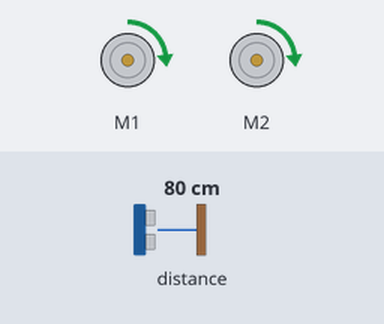
Bench run of a program on a simulated BBC micro:bit (MakeCode). Shown: 2 × DC motor (green arrow = forward, orange = backward, longer = faster). Inputs (shaded band) come from the test bench; at power-on: distance to the obstacle 80 cm.

Above: at 1.2 s.
1.3 s: distance to the obstacle set to 16 cm
At 1.7 s:
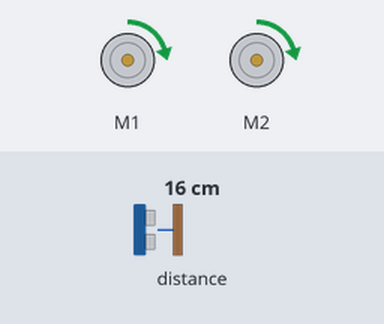
2.8 s: distance to the obstacle set to 12 cm
At 3.7 s:
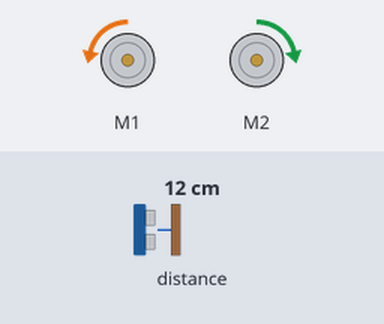
4.3 s: distance to the obstacle set to 2 cm
At 5.5 s:
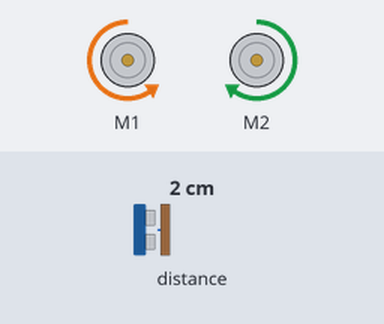
5.8 s: distance to the obstacle set to 4 cm
At 6.7 s:
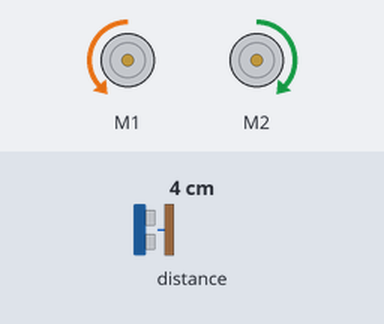
7.3 s: distance to the obstacle set to 35 cm
At 8.6 s:
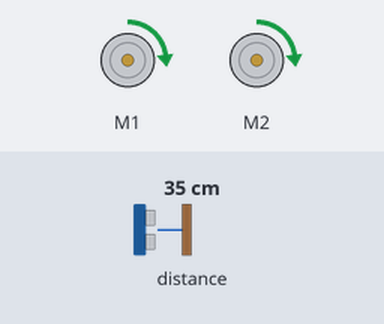
Timing chart, 0 to 9.8 s (numbered marks = the images above; inputs shaded):
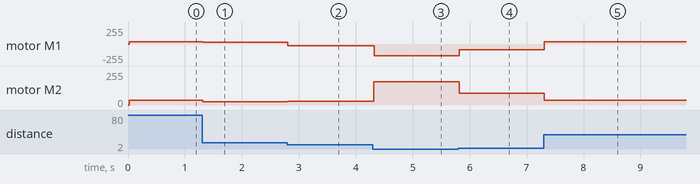

Measured:
- the behaviour switches between 15 and 14 cm on distance to the obstacle (found by bisection; images 1 and 2)
- after the input at 1.3 s, motor M1, motor M2: forward 35/255 → forward 25/255 at once
- after the input at 2.8 s, motor M1: forward 25/255 → backward 29/255 at once; motor M2: forward 25/255 → forward 29/255 at once
- after the input at 4.3 s, motor M1: backward 29/255 → backward 175/255 at once; motor M2: forward 29/255 → forward 175/255 at once
- after the input at 5.8 s, motor M1: backward 175/255 → backward 88/255 at once; motor M2: forward 175/255 → forward 88/255 at once
- after the input at 7.3 s, motor M1: backward 88/255 → forward 35/255 at once; motor M2: forward 88/255 → forward 35/255 at once

The program:

main.ts
```typescript
let drejefart = 0
let ekstraFart = 9
let x = 350
let fart = 25
let afstandTilObjekt = 8
let maxFart = 35
basic.forever(function () {
    afstandTilObjekt = maqueen.Ultrasonic(PingUnit.Centimeters)
    fart = afstandTilObjekt + ekstraFart
    if (afstandTilObjekt < 15) {
        drejefart = x / afstandTilObjekt
        maqueen.motorRun(maqueen.Motors.M2, maqueen.Dir.CW, drejefart)
        maqueen.motorRun(maqueen.Motors.M1, maqueen.Dir.CCW, drejefart)
    } else {
        if (fart > maxFart) {
            maqueen.motorRun(maqueen.Motors.All, maqueen.Dir.CW, maxFart)
        } else {
            maqueen.motorRun(maqueen.Motors.All, maqueen.Dir.CW, fart)
        }
    }
})
```

test.ts
```typescript
// test ender her, dette bliver ikke kompileret, når denne pakke bruges som en udvidelse.
```
